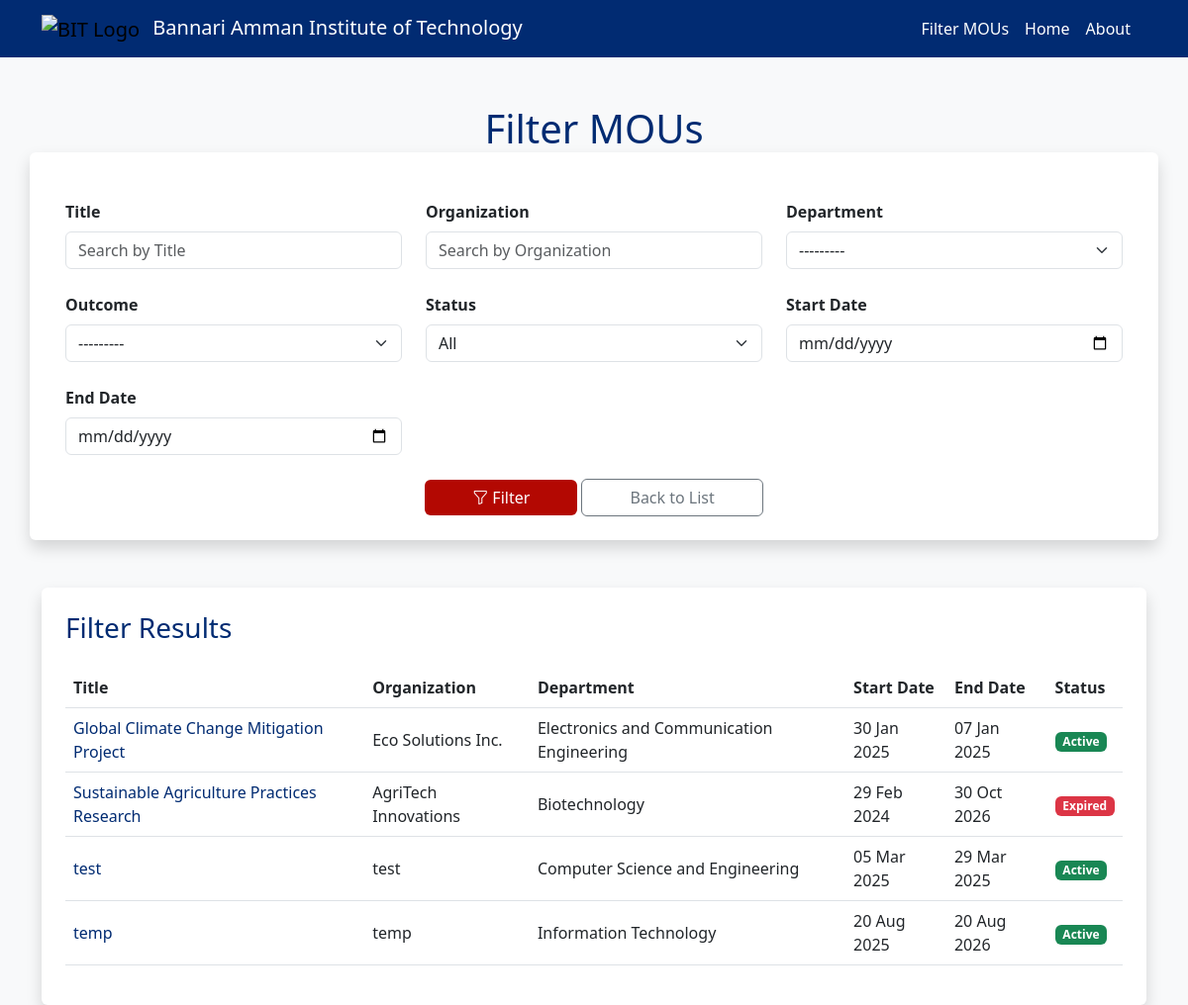
The app's page /filter/, older data.
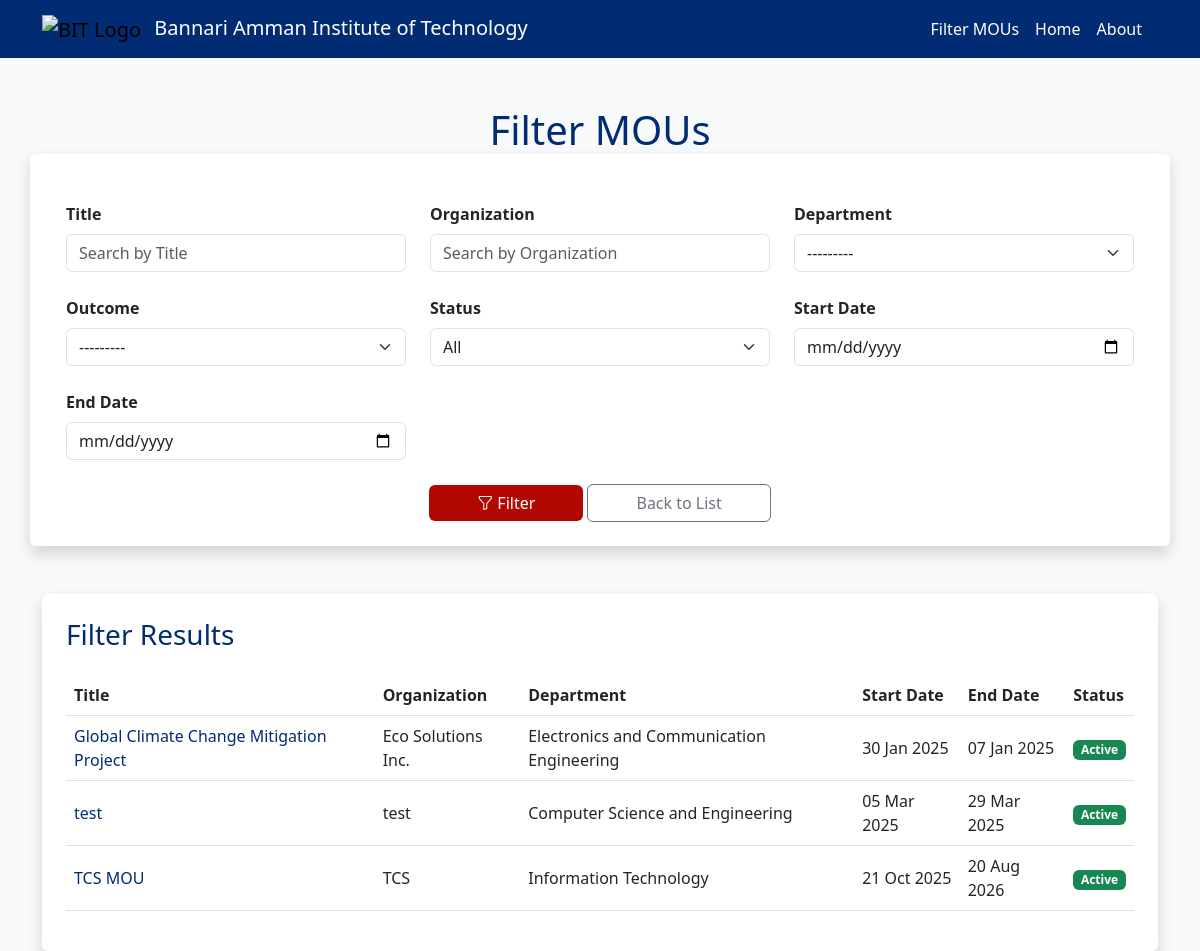
The same page, newer data.
### mou/models.py (models this page shows, shortened)
class MOU(models.Model):
    title = models.CharField(max_length=255)
    organization_name = models.CharField(max_length=255, blank=True, null=True)
    department_choices = [
        ('cse', 'Computer Science and Engineering'),
        ('it', 'Information Technology'),
        ('ece', 'Electronics and Communication Engineering'),
        ('mech', 'Mechanical Engineering'),
        ('civil', 'Civil Engineering'),
    ]
    department = models.ManyToManyField('Department', related_name='mous')
    start_date = models.DateField()
    end_date = models.DateField()
    document = models.FileField(upload_to='mou_documents/', blank=True, null=True)
    status_choices = [
        ('draft', 'Draft'),
        ('active', 'Active'),
        ('expired', 'Expired'),
    ]
    status = models.CharField(max_length=20, choices=status_choices, default='draft')
    mou_coordinator_name = models.CharField(max_length=100, blank=True, null=True)
    mou_coordinator_mobile = models.CharField(max_length=15, blank=True, null=True)
    mou_coordinator_email = models.EmailField(blank=True, null=True)
    staff_coordinator_name = models.CharField(max_length=100, blank=True, null=True)
    staff_coordinator_mobile = models.CharField(max_length=15, blank=True, null=True)
    staff_coordinator_email = models.EmailField(blank=True, null=True)
    outcome_choices = [
        ('placement', 'Placement'),
        ('iv', 'Industrial Visit'),
        ('workshop', 'Workshop'),
        ('research', 'Research Collaboration'),
        ('internship', 'Internship'),
    ]
    outcome = models.ManyToManyField(Outcome, related_name='mous')
    payment_paid = models.DecimalField(max_digits=10, decimal_places=2, default=0.00)

class Department(models.Model):
    code = models.CharField(max_length=10, unique=True)
    name = models.CharField(max_length=100)
    def __str__(self):
        return self.name

### mou/views.py (the view, shortened to what this page needs)
# urls.py: path('filter/', views.filter_mou, name='filter_mou'),
def filter_mou(request):
    form = MOUFilterForm(request.GET or None)
    mous = MOU.objects.all()
    return render(request, 'mou/filter_mou.html', {'form': form, 'mous': mous})

### mou/models.py (called while the page is built)
    def __str__(self):
        return self.name

### mou/templates/mou/filter_mou.html (shortened to what the changed rows need)
<!DOCTYPE html>
<html lang="en">
<head>
    <link href="https://cdn.jsdelivr.net/npm/bootstrap@5.3.0/dist/css/bootstrap.min.css" rel="stylesheet">
</head>
<body>
    <div class="container mt-5">
        <h1 class="text-center bit-primary mb-4">Filter MOUs</h1>
        <div class="mt-5 bg-white p-4 rounded shadow">
            {% if mous %}
                <div class="table-responsive">
                    <table class="table table-bit table-hover align-middle">
                        <thead>
                            <tr>
                                <th>Title</th>
                                <th>Organization</th>
                                <th>Department</th>
                                <th>Start Date</th>
                                <th>End Date</th>
                                <th>Status</th>
                            </tr>
                        </thead>
                        <tbody>
                            {% for mou in mous %}
                                <tr>
                                    <td>
                                        <a href="{% url 'view_mou' mou.id %}" class="text-decoration-none bit-primary">
                                            {{ mou.title }}
                                        </a>
                                    </td>
                                    <td>{{ mou.organization_name }}</td>
                                    <td>{{ mou.department.all|join:", " }}</td>
                                    <td>{{ mou.start_date|date:"d M Y" }}</td>
                                    <td>{{ mou.end_date|date:"d M Y" }}</td>
                                    <td>
                                        <span class="badge {% if mou.status == 'active' %}bg-success{% else %}bg-danger{% endif %}">
                                            {{ mou.get_status_display }}
                                        </span>
                                    </td>
                                </tr>
                            {% endfor %}
                        </tbody>
                    </table>
                </div>
            {% else %}
                <div class="alert alert-info mb-0">
                    No MOUs found matching the criteria
                </div>
            {% endif %}
        </div>
    </div>
    <link rel="stylesheet" href="https://cdn.jsdelivr.net/npm/bootstrap-icons@1.10.3/font/bootstrap-icons.css">
</body>
</html>

Row changes from the older to the newer data that the page shows:
removed MOU: title "Sustainable Agriculture Practices Research", organization_name "AgriTech Innovations", department.all "Biotechnology", start_date "29 Feb 2024", end_date "30 Oct 2026", status "Expired"
changed MOU "Information Technology": title "temp" → "TCS MOU"; organization_name "temp" → "TCS"; start_date "20 Aug 2025" → "21 Oct 2025"
